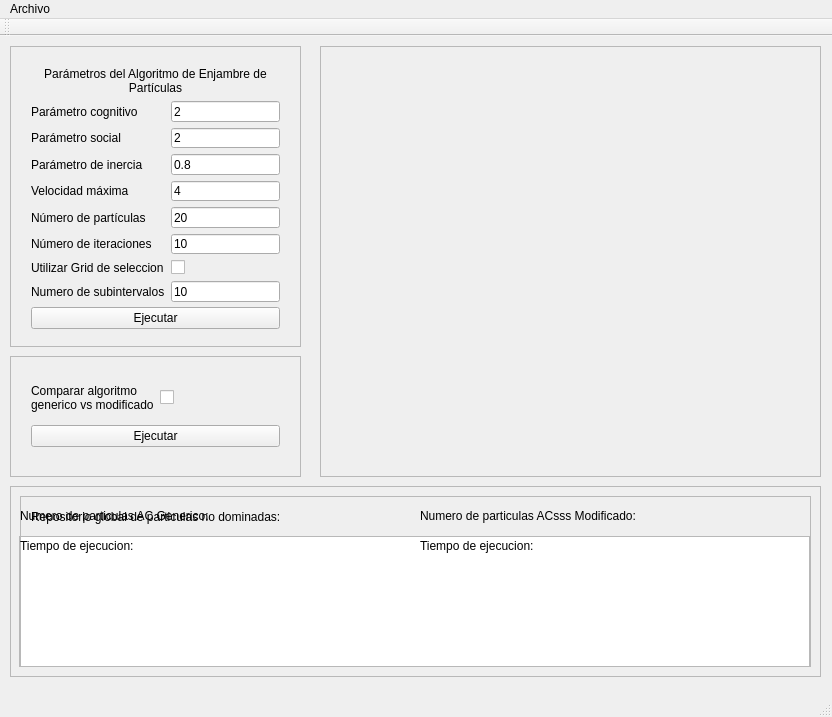
<?xml version="1.0" encoding="UTF-8"?>
<ui version="4.0">
 <class>MainWindow</class>
 <widget class="QMainWindow" name="MainWindow">
  <property name="geometry">
   <rect>
    <x>0</x>
    <y>0</y>
    <width>832</width>
    <height>717</height>
   </rect>
  </property>
  <property name="windowTitle">
   <string>Optimización Multiobjetivo por Enjambre de Partículas</string>
  </property>
  <widget class="QWidget" name="centralWidget">
   <widget class="QFrame" name="frame">
    <property name="geometry">
     <rect>
      <x>10</x>
      <y>10</y>
      <width>291</width>
      <height>301</height>
     </rect>
    </property>
    <property name="frameShape">
     <enum>QFrame::StyledPanel</enum>
    </property>
    <property name="frameShadow">
     <enum>QFrame::Raised</enum>
    </property>
    <widget class="QWidget" name="verticalLayoutWidget">
     <property name="geometry">
      <rect>
       <x>10</x>
       <y>10</y>
       <width>271</width>
       <height>284</height>
      </rect>
     </property>
     <layout class="QVBoxLayout" name="verticalLayout">
      <item>
       <widget class="QLabel" name="label">
        <property name="text">
         <string>Parámetros del Algoritmo de Enjambre de Partículas</string>
        </property>
        <property name="alignment">
         <set>Qt::AlignCenter</set>
        </property>
        <property name="wordWrap">
         <bool>true</bool>
        </property>
       </widget>
      </item>
      <item>
       <layout class="QGridLayout" name="gridLayout">
        <item row="6" column="1">
         <widget class="QCheckBox" name="checkBoxGrid">
          <property name="text">
           <string/>
          </property>
         </widget>
        </item>
        <item row="1" column="1">
         <widget class="QLineEdit" name="lineEditSocialParameter">
          <property name="text">
           <string>2</string>
          </property>
         </widget>
        </item>
        <item row="5" column="1">
         <widget class="QLineEdit" name="lineEditIterationsParameter">
          <property name="text">
           <string>10</string>
          </property>
         </widget>
        </item>
        <item row="0" column="1">
         <widget class="QLineEdit" name="lineEditCognitiveParameter">
          <property name="text">
           <string>2</string>
          </property>
         </widget>
        </item>
        <item row="3" column="1">
         <widget class="QLineEdit" name="lineEditMaxSpeedParameter">
          <property name="text">
           <string>4</string>
          </property>
         </widget>
        </item>
        <item row="2" column="1">
         <widget class="QLineEdit" name="lineEditInertiaParameter">
          <property name="text">
           <string>0.8</string>
          </property>
         </widget>
        </item>
        <item row="2" column="0">
         <widget class="QLabel" name="label_4">
          <property name="text">
           <string>Parámetro de inercia</string>
          </property>
         </widget>
        </item>
        <item row="4" column="0">
         <widget class="QLabel" name="label_6">
          <property name="text">
           <string>Número de partículas</string>
          </property>
         </widget>
        </item>
        <item row="4" column="1">
         <widget class="QLineEdit" name="lineEditParticlesParameter">
          <property name="text">
           <string>20</string>
          </property>
         </widget>
        </item>
        <item row="6" column="0">
         <widget class="QLabel" name="label_8">
          <property name="text">
           <string>Utilizar Grid de seleccion</string>
          </property>
         </widget>
        </item>
        <item row="0" column="0">
         <widget class="QLabel" name="label_2">
          <property name="text">
           <string>Parámetro cognitivo</string>
          </property>
         </widget>
        </item>
        <item row="3" column="0">
         <widget class="QLabel" name="label_5">
          <property name="text">
           <string>Velocidad máxima</string>
          </property>
         </widget>
        </item>
        <item row="1" column="0">
         <widget class="QLabel" name="label_3">
          <property name="text">
           <string>Parámetro social</string>
          </property>
         </widget>
        </item>
        <item row="5" column="0">
         <widget class="QLabel" name="label_7">
          <property name="text">
           <string>Número de iteraciones</string>
          </property>
         </widget>
        </item>
        <item row="7" column="0">
         <widget class="QLabel" name="label_9">
          <property name="text">
           <string>Numero de subintervalos</string>
          </property>
         </widget>
        </item>
        <item row="7" column="1">
         <widget class="QLineEdit" name="lineEditSubintervals">
          <property name="text">
           <string>10</string>
          </property>
         </widget>
        </item>
       </layout>
      </item>
      <item>
       <widget class="QPushButton" name="pushButtonExecute">
        <property name="text">
         <string>Ejecutar</string>
        </property>
       </widget>
      </item>
     </layout>
    </widget>
   </widget>
   <widget class="QFrame" name="frame_3">
    <property name="geometry">
     <rect>
      <x>10</x>
      <y>450</y>
      <width>811</width>
      <height>191</height>
     </rect>
    </property>
    <property name="frameShape">
     <enum>QFrame::StyledPanel</enum>
    </property>
    <property name="frameShadow">
     <enum>QFrame::Raised</enum>
    </property>
    <widget class="QListView" name="listViewBestNonDominatedParticles">
     <property name="geometry">
      <rect>
       <x>9</x>
       <y>50</y>
       <width>791</width>
       <height>131</height>
      </rect>
     </property>
    </widget>
    <widget class="QWidget" name="horizontalLayoutWidget">
     <property name="geometry">
      <rect>
       <x>10</x>
       <y>10</y>
       <width>481</width>
       <height>41</height>
      </rect>
     </property>
     <layout class="QHBoxLayout" name="horizontalLayout">
      <item>
       <widget class="QLabel" name="labelExternalFile">
        <property name="text">
         <string>Repositorio global de particulas no dominadas:</string>
        </property>
       </widget>
      </item>
      <item>
       <widget class="QLabel" name="labelNonDominatedNUmber">
        <property name="font">
         <font>
          <weight>75</weight>
          <bold>true</bold>
         </font>
        </property>
        <property name="text">
         <string/>
        </property>
       </widget>
      </item>
     </layout>
    </widget>
    <widget class="QFrame" name="frameComparationResults">
     <property name="geometry">
      <rect>
       <x>10</x>
       <y>10</y>
       <width>791</width>
       <height>171</height>
      </rect>
     </property>
     <property name="frameShape">
      <enum>QFrame::StyledPanel</enum>
     </property>
     <property name="frameShadow">
      <enum>QFrame::Raised</enum>
     </property>
     <widget class="QLabel" name="label_PSO_generico">
      <property name="geometry">
       <rect>
        <x>0</x>
        <y>10</y>
        <width>261</width>
        <height>20</height>
       </rect>
      </property>
      <property name="text">
       <string>Numero de particulas AC Generico:</string>
      </property>
     </widget>
     <widget class="QLabel" name="label_PSO_modificado">
      <property name="geometry">
       <rect>
        <x>400</x>
        <y>10</y>
        <width>261</width>
        <height>20</height>
       </rect>
      </property>
      <property name="text">
       <string>Numero de particulas ACsss Modificado:</string>
      </property>
     </widget>
     <widget class="QLabel" name="psoGenericNumber">
      <property name="geometry">
       <rect>
        <x>250</x>
        <y>0</y>
        <width>41</width>
        <height>41</height>
       </rect>
      </property>
      <property name="font">
       <font>
        <weight>75</weight>
        <bold>true</bold>
       </font>
      </property>
      <property name="text">
       <string/>
      </property>
     </widget>
     <widget class="QLabel" name="psoModifiedNumber">
      <property name="geometry">
       <rect>
        <x>670</x>
        <y>0</y>
        <width>41</width>
        <height>41</height>
       </rect>
      </property>
      <property name="font">
       <font>
        <weight>75</weight>
        <bold>true</bold>
       </font>
      </property>
      <property name="text">
       <string/>
      </property>
     </widget>
     <widget class="QLabel" name="label_tiempo_generico">
      <property name="geometry">
       <rect>
        <x>0</x>
        <y>40</y>
        <width>141</width>
        <height>20</height>
       </rect>
      </property>
      <property name="text">
       <string>Tiempo de ejecucion:</string>
      </property>
     </widget>
     <widget class="QLabel" name="psoGenericTime">
      <property name="geometry">
       <rect>
        <x>180</x>
        <y>30</y>
        <width>111</width>
        <height>41</height>
       </rect>
      </property>
      <property name="font">
       <font>
        <weight>75</weight>
        <bold>true</bold>
       </font>
      </property>
      <property name="text">
       <string/>
      </property>
     </widget>
     <widget class="QLabel" name="psoModifiedTime">
      <property name="geometry">
       <rect>
        <x>620</x>
        <y>30</y>
        <width>111</width>
        <height>41</height>
       </rect>
      </property>
      <property name="font">
       <font>
        <weight>75</weight>
        <bold>true</bold>
       </font>
      </property>
      <property name="text">
       <string/>
      </property>
     </widget>
     <widget class="QLabel" name="label_tiempo_modificado">
      <property name="geometry">
       <rect>
        <x>400</x>
        <y>40</y>
        <width>151</width>
        <height>20</height>
       </rect>
      </property>
      <property name="text">
       <string>Tiempo de ejecucion:</string>
      </property>
     </widget>
    </widget>
   </widget>
   <widget class="QFrame" name="frame_4">
    <property name="geometry">
     <rect>
      <x>320</x>
      <y>10</y>
      <width>501</width>
      <height>431</height>
     </rect>
    </property>
    <property name="frameShape">
     <enum>QFrame::StyledPanel</enum>
    </property>
    <property name="frameShadow">
     <enum>QFrame::Raised</enum>
    </property>
    <widget class="QCustomPlot" name="customPlot" native="true">
     <property name="geometry">
      <rect>
       <x>10</x>
       <y>10</y>
       <width>481</width>
       <height>411</height>
      </rect>
     </property>
    </widget>
   </widget>
   <widget class="QFrame" name="frame_2">
    <property name="geometry">
     <rect>
      <x>10</x>
      <y>320</y>
      <width>291</width>
      <height>121</height>
     </rect>
    </property>
    <property name="frameShape">
     <enum>QFrame::StyledPanel</enum>
    </property>
    <property name="frameShadow">
     <enum>QFrame::Raised</enum>
    </property>
    <widget class="QWidget" name="verticalLayoutWidget_2">
     <property name="geometry">
      <rect>
       <x>10</x>
       <y>10</y>
       <width>271</width>
       <height>101</height>
      </rect>
     </property>
     <layout class="QVBoxLayout" name="verticalLayout_2">
      <item>
       <layout class="QHBoxLayout" name="horizontalLayout_2">
        <item>
         <widget class="QLabel" name="label_10">
          <property name="text">
           <string>Comparar algoritmo generico vs modificado</string>
          </property>
          <property name="wordWrap">
           <bool>true</bool>
          </property>
         </widget>
        </item>
        <item>
         <widget class="QCheckBox" name="checkBoxComparation">
          <property name="text">
           <string/>
          </property>
         </widget>
        </item>
       </layout>
      </item>
      <item>
       <widget class="QPushButton" name="pushButtonCompareAlgorithms">
        <property name="text">
         <string>Ejecutar</string>
        </property>
       </widget>
      </item>
     </layout>
    </widget>
   </widget>
  </widget>
  <widget class="QMenuBar" name="menuBar">
   <property name="geometry">
    <rect>
     <x>0</x>
     <y>0</y>
     <width>832</width>
     <height>19</height>
    </rect>
   </property>
   <widget class="QMenu" name="menuArchivo">
    <property name="title">
     <string>Archivo</string>
    </property>
    <addaction name="actionSalir"/>
   </widget>
   <addaction name="menuArchivo"/>
  </widget>
  <widget class="QToolBar" name="mainToolBar">
   <attribute name="toolBarArea">
    <enum>TopToolBarArea</enum>
   </attribute>
   <attribute name="toolBarBreak">
    <bool>false</bool>
   </attribute>
  </widget>
  <widget class="QStatusBar" name="statusBar"/>
  <action name="actionSalir">
   <property name="text">
    <string>Salir</string>
   </property>
  </action>
 </widget>
 <layoutdefault spacing="6" margin="11"/>
 <customwidgets>
  <customwidget>
   <class>QCustomPlot</class>
   <extends>QWidget</extends>
   <header>qcustomplot.h</header>
   <container>1</container>
  </customwidget>
 </customwidgets>
 <tabstops>
  <tabstop>lineEditCognitiveParameter</tabstop>
  <tabstop>lineEditSocialParameter</tabstop>
  <tabstop>lineEditInertiaParameter</tabstop>
  <tabstop>lineEditMaxSpeedParameter</tabstop>
  <tabstop>lineEditParticlesParameter</tabstop>
  <tabstop>pushButtonExecute</tabstop>
 </tabstops>
 <resources/>
 <connections>
  <connection>
   <sender>actionSalir</sender>
   <signal>triggered()</signal>
   <receiver>MainWindow</receiver>
   <slot>close()</slot>
   <hints>
    <hint type="sourcelabel">
     <x>-1</x>
     <y>-1</y>
    </hint>
    <hint type="destinationlabel">
     <x>199</x>
     <y>149</y>
    </hint>
   </hints>
  </connection>
 </connections>
</ui>
